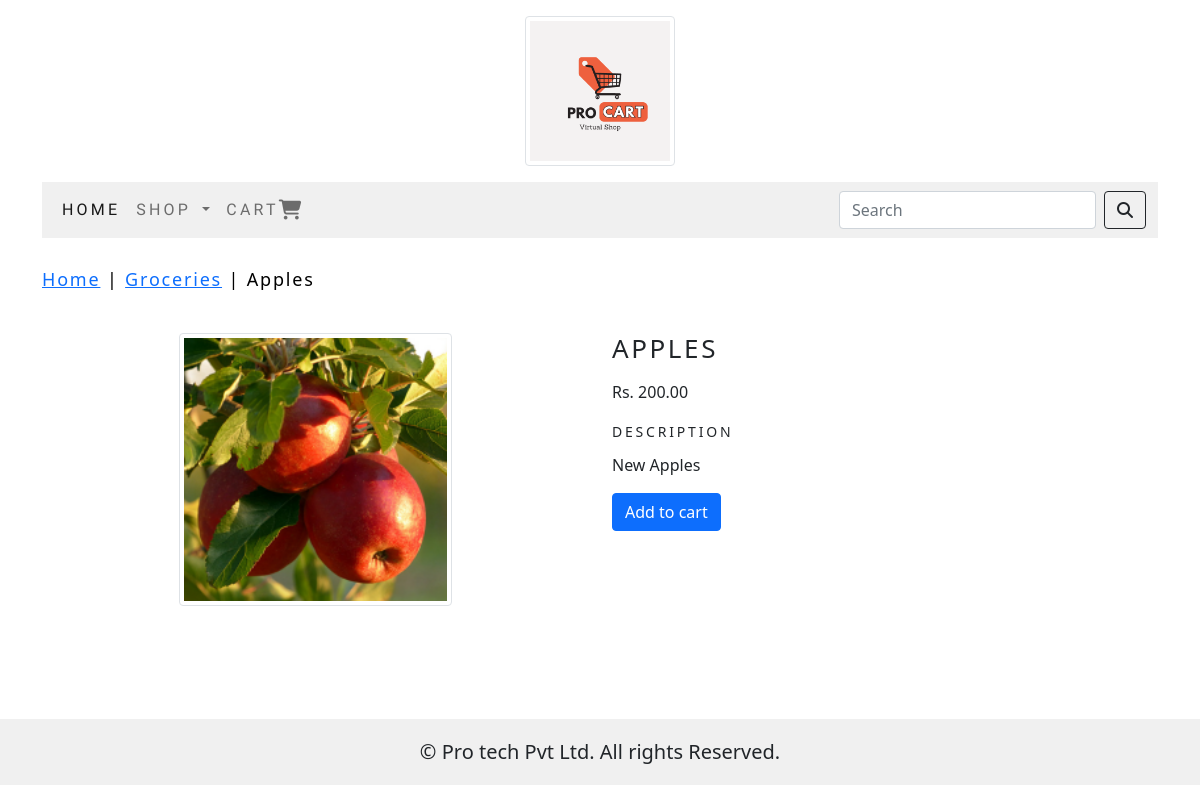
/shop/groceries/apples/, run on the app's committed database.
### CartApp/models.py (models this page shows, shortened)
class Product(models.Model):
    productName = models.CharField(max_length=250, unique=True)
    slug = models.SlugField(max_length=250, unique=True)
    description = models.TextField(blank=True)
    price = models.DecimalField(max_digits=10, decimal_places=2)
    category = models.ForeignKey(Category, on_delete=models.CASCADE)
    productImage = models.ImageField(upload_to='productImgs', blank=True)
    stock = models.IntegerField()
    available = models.BooleanField(default=True)
    created = models.DateTimeField(auto_now_add=True)
    updated = models.DateTimeField(auto_now=True)
    class Meta:
        ordering = ('productName',)
        verbose_name = 'product'
        verbose_name_plural = 'products'

class Category(models.Model):
    categoryName = models.CharField(max_length=250, unique=True)
    slug = models.SlugField(max_length=250, unique=True)
    description = models.TextField(blank=True)
    categoryImage = models.ImageField(upload_to='categoryImgs', blank=True)
    class Meta:
        ordering = ('categoryName',)
        verbose_name = 'category'
        verbose_name_plural = 'categories'
    def get_url(self):
        return reverse('CartApp:products_by_category', args=[self.slug])
    def __str__(self):
        return '{}'.format(self.categoryName)

### CartApp/views.py (the view)
# urls.py: path('<slug:c_slug>/<slug:p_slug>/', views.productDetails, name='productDetails'),
def productDetails(request, c_slug, p_slug):
    try:
        product = Product.objects.get(category__slug=c_slug, slug=p_slug)
    except Exception as e:
        raise e
    return render(request, "Product.html", {'product': product})

### AddToCart/context_processors.py (called while the page is built)
def counter(request):
    cart_id = _cart_id(request)
    item_count = 0
    if 'admin' in request.path:
        return {}
    else:
        try:
            cart = Cart.objects.filter(cartId=cart_id)
            cartItem = CartItem.objects.all().filter(cart=cart[:1])
            for c_item in cartItem:
                item_count += c_item.quantity
        except Cart.DoesNotExist:
            item_count = 0
    return dict(item_count=item_count)

### AddToCart/views.py (called while the page is built)
def _cart_id(request):
    cart = request.session.session_key
    if not cart:
        cart = request.session.create()
    return cart

### CartApp/context_processors.py (called while the page is built)
def menu_links(request):
    links = Category.objects.all()
    return dict(links=links)

### Templates/Product.html (shortened to what this page needs)
{% extends 'base.html' %}
{% load static %}
{% block content %}
<div class="row pt-1 pb-3">
    <div class="mx_auto">
        <p><a href="{% url 'CartApp:allCategories' %}">Home</a> | <a href="{{product.category.get_url}}">{{product.category}}</a> | {{product.productName}} </p>
    </div>
<div class="container">
<div class="row">
    <div class="col-12 col-md-12 col-sm-12 col-lg-6 text-center">
        <div class="pt-4 pb-3">
            <img class="img-thumbnail" width="50%" src="{{product.productImage.url}}" alt="{{product.productName}}">
        </div>
    </div>
        <div class="col-12 col-md-12 col-sm-12 col-lg-6">
        <div>
            <h1 class="my_tittle pt-4 pb-2">{{product.productName}}</h1>
            <p>Rs. {{product.price}}</p>
            <h4 class="my_des_tittle pt-1 pb-1">Description</h4>
            <p class="text-justify pe-2">{{product.description}}</p>
            {% if product.stock <= 0 %}
                <p class="text-justify pe-2"><b>Out Of Stock</b></p>
            {% else %}
                <a href="{% url 'AddToCartApp:addToCart' product.id %}" class="btn btn-primary">Add to cart</a>
            {% endif %}
        </div>
    </div>
</div>
</div>
</div>
{% endblock %}

### static/CSS/custom.css (style rules this page uses)
body { margin: 0; display: flex; flex-direction: column; min-height: 100vh; }
.my_tittle { font-size : 26px; text-transform : uppercase; letter-spacing : .1em; }
.mx_auto { color: #000; font-size : 18px; letter-spacing : .1em; }
.my_des_tittle { font-size : 14px; text-transform : uppercase; letter-spacing : .2em; }

### data on the page
Product: category "Groceries", productName "Apples", productImage (picture), productName "APPLES", price "200.00", description "New Apples"
